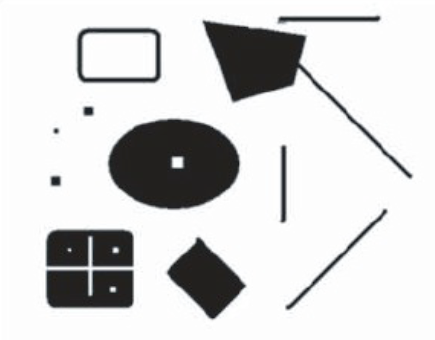
%> input picture Data/figures.png, 435 x 340 px
$ octave example_harris_corner_detector.m   (GNU Octave 9; MATLAB toolbox functions it lacks are replaced by stand-ins)
%> lines starting %> are read from the running program, lines starting %| are printed output that depends on the picture
### Sensing/Vision/gauss2D.m
% Automatic creation of a 2D Gaussian mask
%
% This code creates a "Gaussian mask" (a.k.a. Gaussian Filter kernel)
% used to filter the image and remove noise.
%
% The size of the mask is 3*sigma x 3*sigma, where sigma is the variation
% of the Gaussian. The final Gaussian mask is normalized, that is:
%     sum(sum(Gn)) = 1
%
% For futher reference see:
%   [1] Szeliski, R. Computer Vision: Algorithms and Applications.
%       Springer, pages 115-118. 2010.
%
% History:
%     29.11.2012. First Implementation.
%     23.01.2015. Updated information for Octave.
%                 Added comments.
%
% TODO:
%     - Optional specification of mask dimensions.
%
% @author: Mario Garcia.
%     www.mayitzin.com

function [Gn] = gauss2D(s)
% Following creates the Gaussian mask
X = -floor(s.*3./2):floor(s.*3./2);            % X and Y values
Y = X;                          % Length of X and Y is 3xsigma

% Creation of Kernel
G = ones(length(X));            % Builds a matrix G same dimension as final mask
for j = 1:size(Y,2)             % Runs over row
    y = Y(1,j);                 % Takes each value in Y direction
    for i = 1:size(X,2)         % Jumps between columns
        x = X(1,i);             % Takes each value in X direction
        G(i,j) = exp(-(x.^2+y.^2)./(2.*s.^2));
    end
end

Gn = G./(sum(sum(G)));          % Normalization of Gaussian

### Sensing/Vision/nonmax.m
function mask = nonmax(im)

[h w] = size(im);
mask = false([h w]);
skip = false(h,2);
cur = 1;
next = 2;

for c=2:w-1
    r = 2;
    while r<h
        if skip(r,cur), r=r+1;
            continue
        end
        if im(r,c)<=im(r+1,c)
            r=r+1;
            while r<h && im(r,c)<=im(r+1,c), r=r+1;
            end
            if r==h
                break
            end
        else
            if im(r,c)<=im(r-1,c)
                r=r+1;
                continue
            end
        end
        skip(r+1,cur)=1;

        if im(r,c)<=im(r-1,c+1)
            r=r+1;
            continue
        end
        skip(r-1,next) = 1;

        if im(r,c)<=im(r,c+1)
            r=r+1;
            continue
        end
        skip(r,next) = 1;

        if im(r,c)<=im(r+1,c+1)
            r=r+1;
            continue
        end
        skip(r+1,next) = 1;

        if im(r,c)<=im(r-1,c-1)
            r=r+1;
            continue;
        end
        if im(r,c)<=im(r,c-1)
            r=r+1;
            continue;
        end
        if im(r,c)<=im(r+1,c-1)
            r=r+1;
            continue;
        end

        mask(r,c) = 1;
        r=r+1;
    end
    tmp = cur;
    cur = next;
    next = tmp;
    skip(:,next) = 0;
end

### Sensing/Vision/example_harris_corner_detector.m
% Practical example of the "Harris-Laplace Corner Detector" Algorithm
%
% This code plots each step estimating the corners in an image using the
% "Harris-Laplace Corner Detector" Algorithm.
%
% Requires Files:
% - gauss2D.m
% - nonmax.m
%
% OCTAVE users:
% - With colored images GNU Octave Users require to download and install
%   the 'image' package. If not installed try in your Command prompt:
%      pkg install image
%   Once installed you must load it before using it:
%      pkg load image
%   For more information visit:
%      http://octave.sourceforge.net/image/index.html
%
% For futher reference see:
%   [1] Foerstner, W. A feature-based correspondence algorithm for image
%       matching. Intl. Arch. Photogrammetry & Remote Sensing,
%       26(3):150–166. 1986
%   [2] C. Harris and M.J. Stephens. A combined corner and edge detector.
%       Alvey Vision Conference, pages 147–152, 1988.
%   [3] Szeliski, R. Computer Vision: Algorithms and Applications.
%       Springer, pages 212-214. 2010.
%   [4] Prince, S.J.D. Computer Vision Models, Learning and Inference.
%       Cambridge University Press. Pag. 339. 2012.
%   [5] Mikolajczyk, K. and Schmid, C. An affine invariant interest point
%       detector. European Conference on Computer Vision (ECCV '02). 2002.
%
% History:
%     12.05.2012. First Implementation.
%     29.11.2012. Using customized Gaussian Filter (gauss2D).
%     23.01.2015. Updated information for Octave.
%                 Added comments.
%     03.07.2015. Corrected name to "Harris-Laplace".
%                 Added reference of Harris-Laplace algorithm.
%
% @author: Mario Garcia.
%     www.mayitzin.com

close all
clc

% Define Path of the Data
path = '../../Data/';

% Initial Parameters
n = 0;
alpha = 0.06;
s0 = 1.5;                           % initial scale value
k = 1.2;                            % scale step
t = 1000000;                        % threshold

% Read the image
fileName = 'figures.png';
full_path = [path,fileName];
I = imread(full_path);              % Grayscale values of Image in I
%> I is the input picture: size 340x435x3 uint8; mean R, G, B 212.5, 212.6, 212.7
I = rgb2gray(I);                    % Convert to grayscale (GNU Octave uses package 'image')
%> I: size 340x435 uint8

%% ============== Harris-Corner detector starts ==============
% Gaussian sigmas
sigma_I = s0.*k.^n;                 % F = sigma_I = s0*k^n
sigma_D = 0.7.*sigma_I;             % Sigma of Gaussian

% Gaussians
g_D = gauss2D(sigma_D);             % Gaussian of sigma_D
g_I = gauss2D(sigma_I);             % Gaussian of sigma_I

% Derivative masks
Dx = [-1 0 1; -1 0 1; -1 0 1];      % Derivative mask over X
Dy = Dx';                           % Derivative mask over Y

% Derivatives of Gaussians
d_Gx = conv2(g_D, Dx, 'same');
d_Gy = conv2(g_D, Dy, 'same');

% Convolution of Image with derivatives of Gaussians (Laplacians)
Lx = conv2(double(I), d_Gx, 'same');
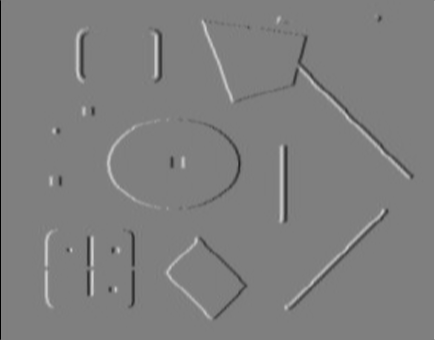
%> Lx: size 340x435 double; min -273.1, max 274, mean 0; drawn with min black and max white
Ly = conv2(double(I), d_Gy, 'same');
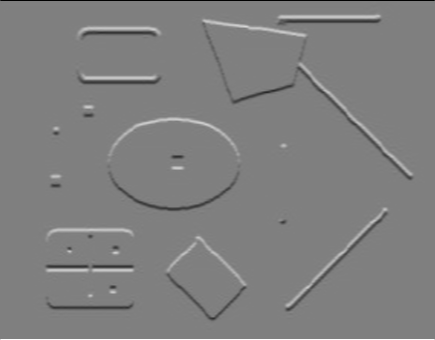
%> Ly: size 340x435 double; min -274, max 273, mean 0; drawn with min black and max white

% Elements of Structure Tensor Matrix
Lx2 = Lx.^2;
Ly2 = Ly.^2;
Lxy = Lx.*Ly;

% Elements of Structure Tensor smoothed with Gaussian of sigma_I
Lx2 = conv2(Lx2, g_I, 'same');
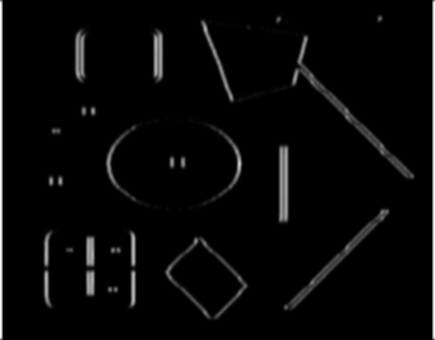
%> Lx2: size 340x435 double; min 0, max 21839.3, mean 681; drawn with min black and max white
Ly2 = conv2(Ly2, g_I, 'same');
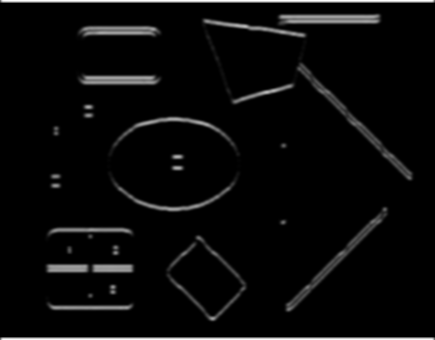
%> Ly2: size 340x435 double; min 0, max 21937, mean 877.3; drawn with min black and max white
Lxy = conv2(Lxy, g_I, 'same');
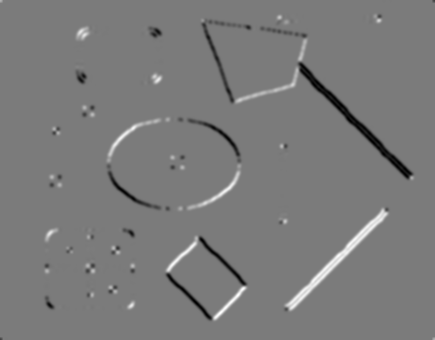
%> Lxy: size 340x435 double; min -6766.6, max 7245.3, mean -16.5; drawn with min black and max white

% Compute the Structure Tensor Matrix
R = zeros(size(I,1),size(I,2));
for y=1:size(I,1)
    for x=1:size(I,2)
        M = [Lx2(y,x) Lxy(y,x); Lxy(y,x) Ly2(y,x)];
        R(y,x) = det(M) - alpha*trace(M)^2;
        if R(y,x) < t               % apply thresholding
            R(y,x) = 0;
        end
    end
end
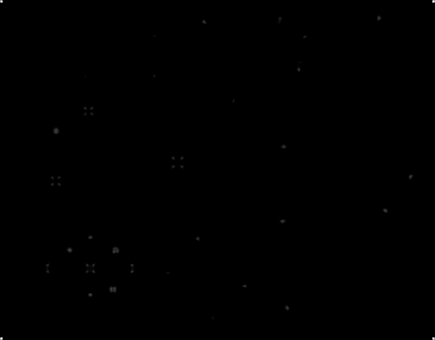
%> R: size 340x435 double; min 0, max 131790191, mean 80926.5; drawn with min black and max white

% Non-maxima suppresion
Te = nonmax(R);
%> after the loop in nonmax, `for c=2:w-1`: mask: size 340x435 logical; 0.04% white in thin lines or dots
%> after the loop in nonmax, `for c=2:w-1`: skip = 340 rows, first 12: [false true; false true; false true; false false; false false; false false; false false; false false; false false; false false; false false; false false]

% Get Location of resulting points
[Y, X] = find(Te);
%> Y = 55 values from 2 to 339; X = 55 values from 2 to 434

%% ============== Plotting ==============
figure(1)
subplot(2,3,1)
    imagesc(I)
    title('Original Image')
subplot(2,3,2)
    imagesc(sqrt(Lx.^2 + Ly.^2))
    title('Gradients')
subplot(2,3,3)
    imagesc(Lxy)
    title('L_{xy}')
subplot(2,3,4)
    imagesc(R)
    title('Thresholded Image')
subplot(2,3,5)
    imagesc(Te)
    title('Non-Maxima Suppresion')
subplot(2,3,6)
    imshow(I)
    hold on
    plot(X,Y,'rx');                 % Detected corners with red crosses
    title('Detected points')
    colormap(gray)                  % Uses a gray-scale to show the image
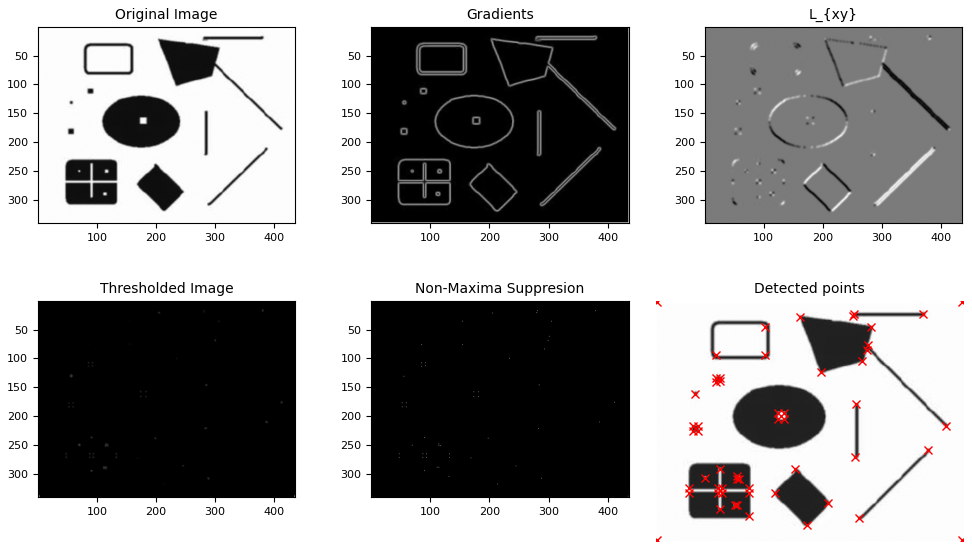
%> figure redrawn from the program's plot data, 6 panels
